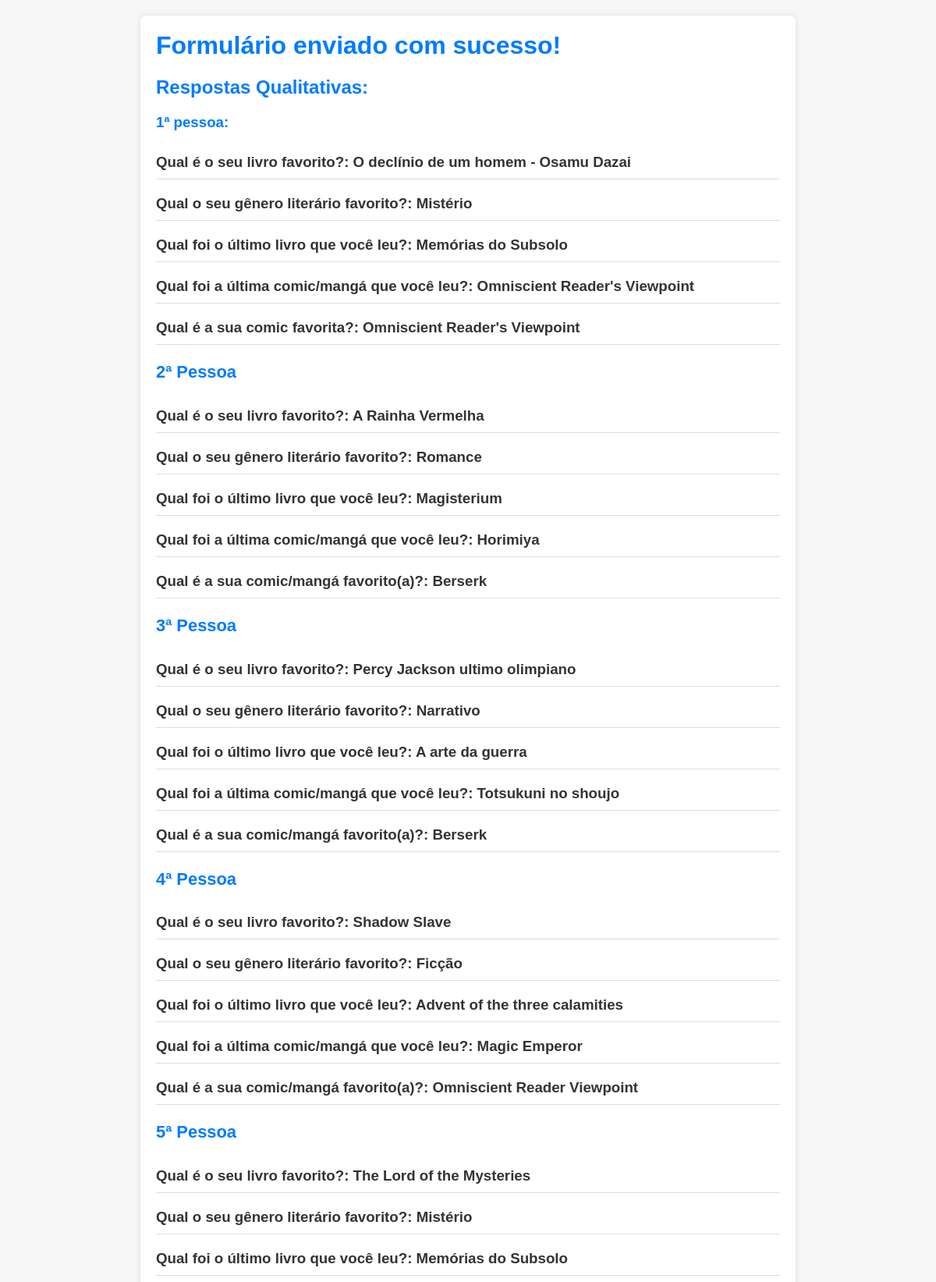
The page /questionario/sucesso/ (upper part) on the database its author committed.
### questionario_app/models.py (models this page shows, shortened)
class Resposta(models.Model):
    pergunta = models.CharField(max_length=255)
    resposta_texto = models.TextField(null=True, blank=True)
    resposta_numero = models.IntegerField(null=True, blank=True)

### questionario_app/views.py (the view)
# urls.py: path('sucesso/', views.questionario_sucesso, name='questionario_sucesso'),
def questionario_sucesso(request):
    respostas_qualitativas = Resposta.objects.filter(resposta_texto__isnull=False)
    respostas_quantitativas = Resposta.objects.filter(resposta_numero__isnull=False)
    return render(request, 'questionario_sucesso.html', {'respostas_qualitativas': respostas_qualitativas, 'respostas_quantitativas': respostas_quantitativas})

### questionario_app/templates/questionario_sucesso.html (shortened to what this page needs)
<!DOCTYPE html>
<html lang="pt-BR">
<head>
</head>
<body>
    <div class="container">
        <h1>Formulário enviado com sucesso!</h1>
        <h2>Respostas Qualitativas:</h2>
        <h3 style='color: #007bff'>1ª pessoa:<h3>
        <ul>
            {% for resposta in respostas_qualitativas %}
                <li><span class="resposta">{{ resposta.pergunta }}:</span> {{ resposta.resposta_texto }}</li>
                {% if forloop.counter|divisibleby:5 and not forloop.last %}
                    <h3 style='color: #007bff'>{% cycle '2ª Pessoa' '3ª Pessoa' '4ª Pessoa' '5ª Pessoa' '6ª Pessoa' as ciclo %}</h3>
                {% endif %}
            {% endfor %}
        </ul>
    </div>
</body>
</html>

### questionario_app/templates/questionario_sucesso.html (style rules this page uses)
body { font-family: Arial, sans-serif; background-color: #f7f7f7; color: #333; margin: 0; padding: 0; }
.container { max-width: 800px; margin: 20px auto; padding: 20px; background-color: #fff; border-radius: 8px; box-shadow: 0 0 10px rgba(0, 0, 0, 0.1); }
h1 { color: #007bff; margin-top: 0; }
h2 { color: #007bff; margin-top: 20px; }
ul { list-style-type: none; padding: 0; }
li { margin-bottom: 10px; border-bottom: 1px solid #ddd; padding: 10px 0; }
.resposta { font-weight: bold; }

### rows shown on the page
Resposta: pergunta "Qual é o seu livro favorito?", resposta_texto "O declínio de um homem - Osamu Dazai"
Resposta: pergunta "Qual o seu gênero literário favorito?", resposta_texto "Mistério"
Resposta: pergunta "Qual foi o último livro que você leu?", resposta_texto "Memórias do Subsolo"
Resposta: pergunta "Qual foi a última comic/mangá que você leu?", resposta_texto "Omniscient Reader's Viewpoint"
Resposta: pergunta "Qual é a sua comic favorita?", resposta_texto "Omniscient Reader's Viewpoint"
Resposta: pergunta "Qual é o seu livro favorito?", resposta_texto "A Rainha Vermelha"
Resposta: pergunta "Qual o seu gênero literário favorito?", resposta_texto "Romance"
Resposta: pergunta "Qual foi o último livro que você leu?", resposta_texto "Magisterium"
Resposta: pergunta "Qual foi a última comic/mangá que você leu?", resposta_texto "Horimiya"
Resposta: pergunta "Qual é a sua comic/mangá favorito(a)?", resposta_texto "Berserk"
Resposta: pergunta "Qual é o seu livro favorito?", resposta_texto "Percy Jackson ultimo olimpiano"
Resposta: pergunta "Qual o seu gênero literário favorito?", resposta_texto "Narrativo"
Resposta: pergunta "Qual foi o último livro que você leu?", resposta_texto "A arte da guerra"
Resposta: pergunta "Qual foi a última comic/mangá que você leu?", resposta_texto "Totsukuni no shoujo"
Resposta: pergunta "Qual é a sua comic/mangá favorito(a)?", resposta_texto "Berserk"
Resposta: pergunta "Qual é o seu livro favorito?", resposta_texto "Shadow Slave"
Resposta: pergunta "Qual o seu gênero literário favorito?", resposta_texto "Ficção"
Resposta: pergunta "Qual foi o último livro que você leu?", resposta_texto "Advent of the three calamities"
Resposta: pergunta "Qual foi a última comic/mangá que você leu?", resposta_texto "Magic Emperor"
Resposta: pergunta "Qual é a sua comic/mangá favorito(a)?", resposta_texto "Omniscient Reader Viewpoint"
Resposta: pergunta "Qual é o seu livro favorito?", resposta_texto "The Lord of the Mysteries"
Resposta: pergunta "Qual o seu gênero literário favorito?", resposta_texto "Mistério"
Resposta: pergunta "Qual foi o último livro que você leu?", resposta_texto "Memórias do Subsolo"
